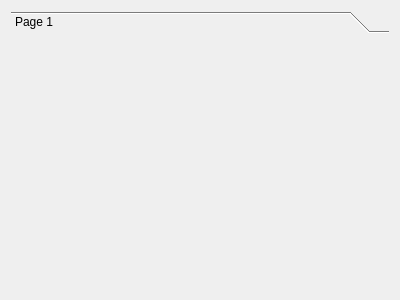
<?xml version="1.0" encoding="UTF-8"?>
<ui version="4.0">
 <class>NewGeneVariableGroupsScrollArea</class>
 <widget class="QWidget" name="NewGeneVariableGroupsScrollArea">
  <property name="geometry">
   <rect>
    <x>0</x>
    <y>0</y>
    <width>400</width>
    <height>300</height>
   </rect>
  </property>
  <property name="windowTitle">
   <string>Form</string>
  </property>
  <layout class="QGridLayout" name="gridLayout">
   <item row="0" column="0">
    <widget class="NewGeneVariablesToolbox" name="toolBox">
     <property name="currentIndex">
      <number>0</number>
     </property>
     <property name="tabSpacing">
      <number>3</number>
     </property>
     <widget class="QWidget" name="page">
      <property name="geometry">
       <rect>
        <x>0</x>
        <y>0</y>
        <width>382</width>
        <height>258</height>
       </rect>
      </property>
      <attribute name="label">
       <string>Page 1</string>
      </attribute>
     </widget>
    </widget>
   </item>
  </layout>
 </widget>
 <customwidgets>
  <customwidget>
   <class>NewGeneVariablesToolbox</class>
   <extends>QToolBox</extends>
   <header>newgenevariablestoolbox.h</header>
   <container>1</container>
  </customwidget>
 </customwidgets>
 <resources/>
 <connections/>
</ui>
